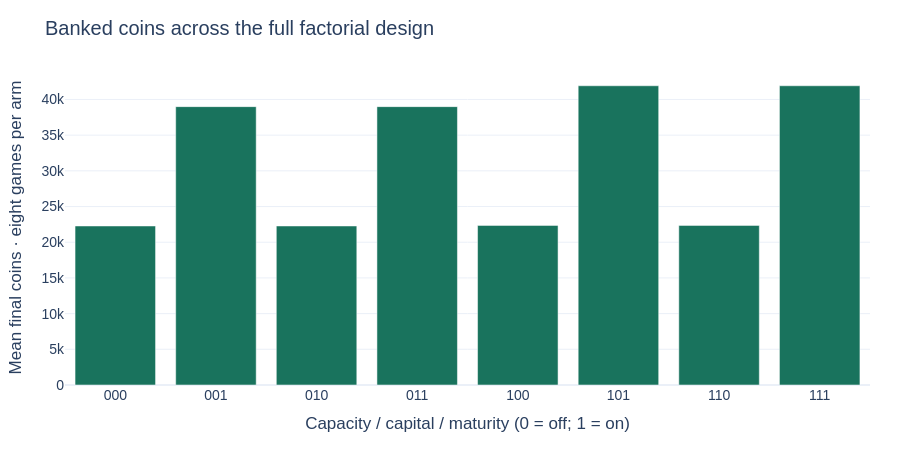

The cell this chart's notebook holds for it:
### Markdown cell above
### Performance against the stronger frozen opponent

Match score (win + half a tie) is the primary local comparison. Coins diagnose how a
decision changes economic output; they are not a leaderboard rating. Each row is eight
games, not eight independent samples. Both seats remain in the same seed cluster.
Arm digits are ordered **capacity / capital / maturity**. No final policy is promoted.

### Code cell
groups2 = games2.groupby("arm").agg(
    games=("match_score", "size"),
    match_score=("match_score", "mean"),
    mean_coins=("coins", "mean"),
    mean_coin_margin=("coin_margin", "mean"),
    mean_discarded_units=("discarded_units", "mean"),
    mean_minimum_cash=("minimum_observed_cash", "mean"),
)
display(groups2.round(3))
fig = go.Figure(go.Bar(x=groups2.index, y=groups2.mean_coins, name="Banked coins"))
fig.update_layout(
    title="Banked coins across the full factorial design",
    xaxis_title="Capacity / capital / maturity (0 = off; 1 = on)",
    yaxis_title="Mean final coins · eight games per arm",
    xaxis_type="category",
)
show_figure(fig)

### Figure 1 — Plotly figure (JSON) as saved in the notebook; plotly's stock layout.template omitted (floating-point values rounded to 4 significant figures)
{"data": [{"name": "Banked coins", "type": "bar", "x": ["000", "001", "010", "011", "100", "101", "110", "111"], "y": [22280.0, 38990.0, 22280.0, 38990.0, 22360.0, 41920.0, 22360.0, 41920.0]}], "layout": {"colorway": ["#19735d", "#d28b36", "#477eb5", "#995a77", "#78883c", "#7765ac", "#528f97", "#8a6d52"], "font": {"family": "Arial", "size": 14}, "height": 460, "margin": {"b": 75, "l": 65, "r": 30, "t": 70}, "title": {"text": "Banked coins across the full factorial design"}, "xaxis": {"title": {"text": "Capacity / capital / maturity (0 = off; 1 = on)"}, "type": "category"}, "yaxis": {"title": {"text": "Mean final coins · eight games per arm"}}}}
